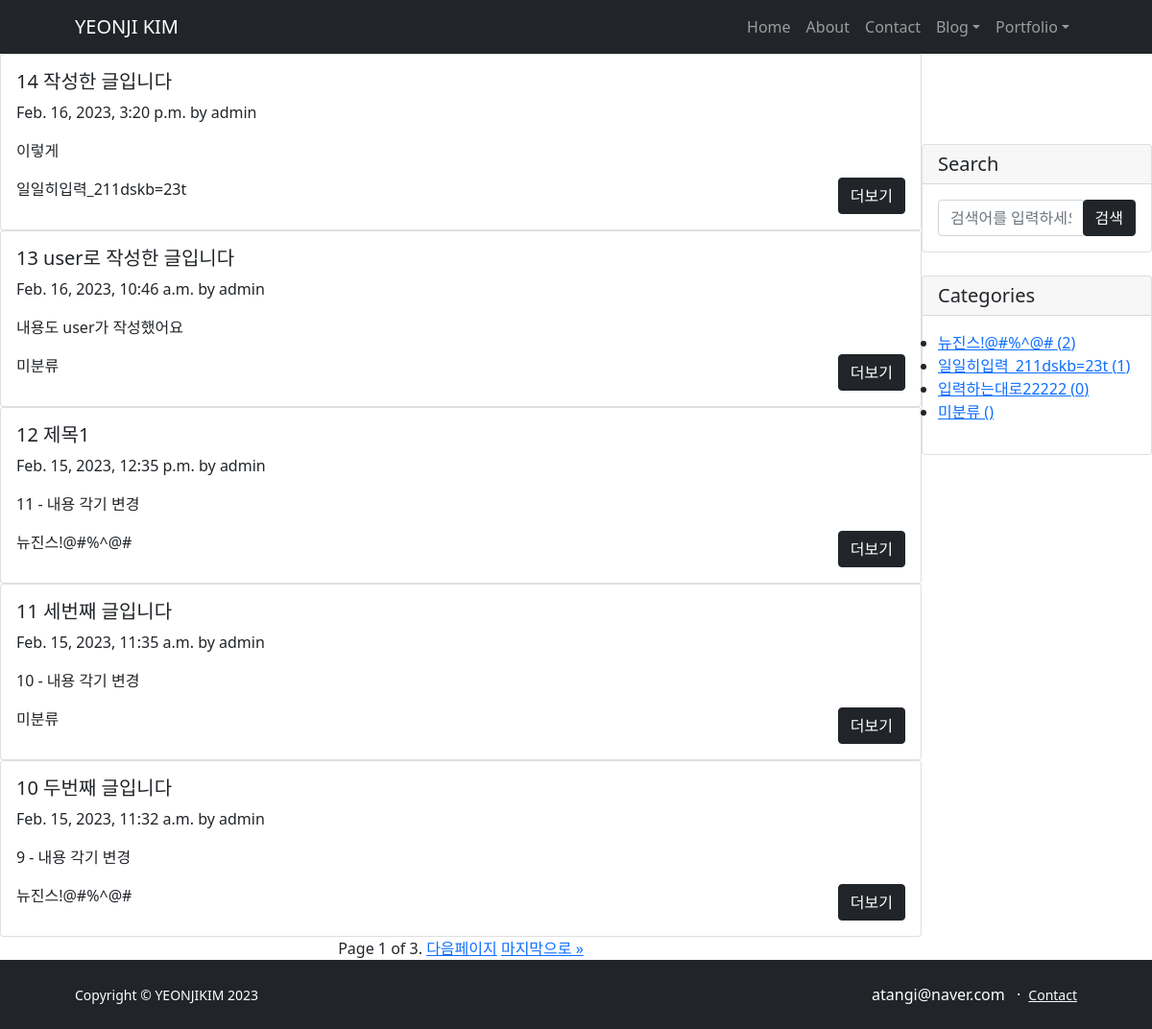
The app's page /post_list/, older data.
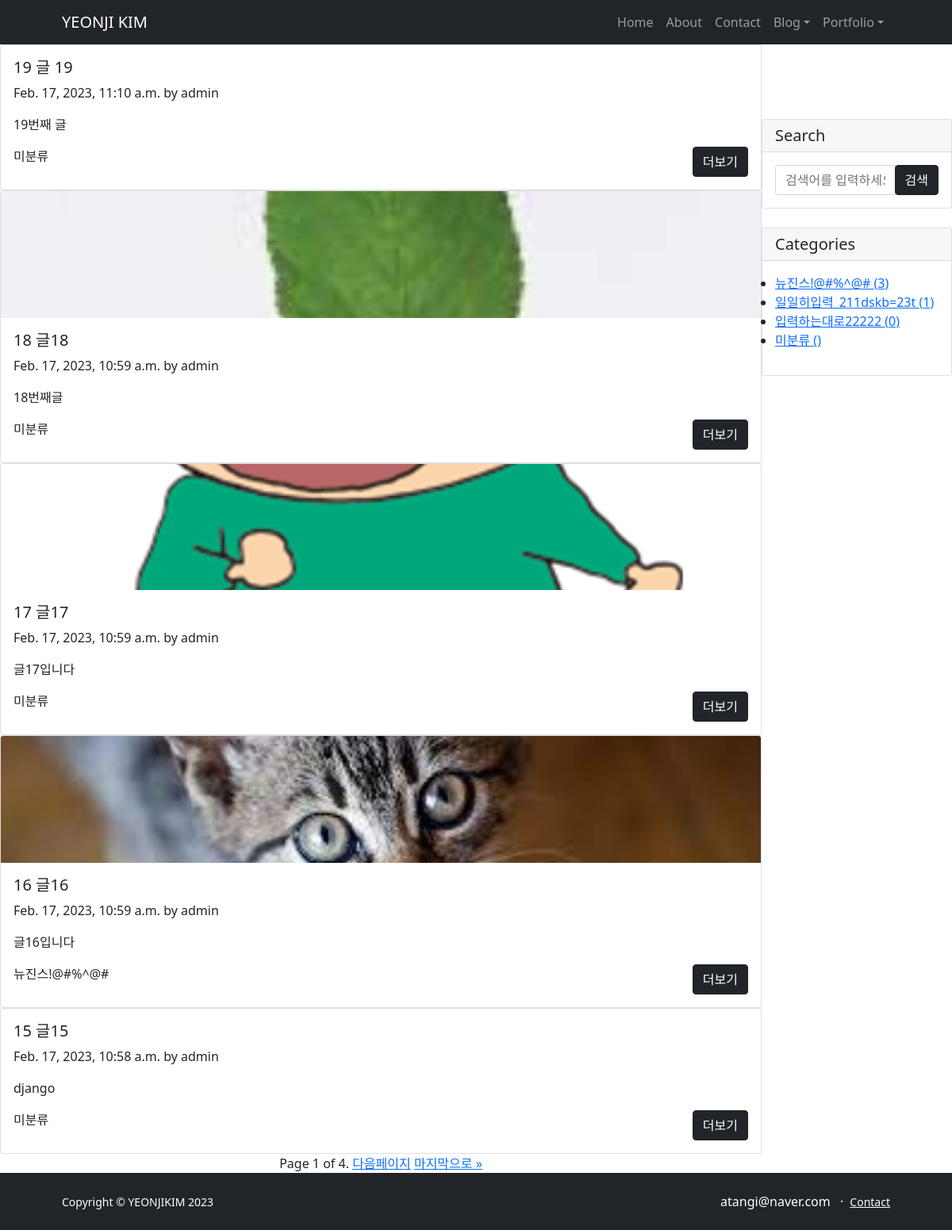
The same page, newer data.
### blog/models.py (models this page shows, shortened)
class Post(models.Model):
    title = models.CharField(max_length=50)
    content = models.TextField()
    header_img = models.ImageField(upload_to='blog/images/%Y/%m/%d/', blank=True)
    file_upload = models.FileField(upload_to='blog/files/%Y/%m/%d/', blank=True)
    created_at = models.DateTimeField(auto_now_add=True)  # 아예 값 자체가 지금 시간으로 입력되어 들어감(우리가 변경할 필요 없음)
    updated_at = models.DateTimeField(auto_now=True)  # 값을 변경할 수 있음. default 값으로 현재시간이 찍혀있음
    author = models.ForeignKey(User, on_delete=models.SET_NULL, null=True)
    category = models.ForeignKey(Category, on_delete=models.SET_NULL, null=True, blank=True)
    tag = models.ManyToManyField(Tag, blank=True)

class Category(models.Model):
    categoryName = models.CharField(max_length=30, unique=True)
    slug = models.SlugField(max_length=30, unique=True, allow_unicode=True)
    def __str__(self):
        return self.categoryName
    def get_absolute_url(self):
        return f'/blog/category/{self.slug}/'
    class Meta:
        verbose_name_plural = 'categories'

### blog/views.py (the view)
# urls.py: path('post_list/', views.PostList.as_view(), name="post_list"), # '' : blog 뒤에 달린 주소가 없음을 의미함
class PostList(ListView):  # post_list 라고 생긴 template과 model을 조합합니다.
    model = Post
    ordering = '-pk'
    paginate_by = 5 # n개씩 잘라서 data(record)를 전송해주는 속성. views.py에서도, urls.py도 줄 수 있습니다
    paginate_orphans = 2 # 자투리 101개 있음 -> 5개씩 값을 꺼내오면 마지막 남는 1개(orphan)가 있음...
    context_object_name = 'posts'
    def get_context_data(self, **kwargs): # 함수의 파라미터를 개수 안 정해서 k-v 순으로 만들어 보내겠다
        context = super(PostList, self).get_context_data(**kwargs)
        context['first_post'] = Post.objects.all().last() # first_post라는 이름으로 하나 더 값을 만들어서 전달할게요
        context['categories'] = Category.objects.all()
        return context

### blog/templates/blog/post_list.html (shortened to what this page needs)
{% extends 'blog/base.html' %}
{% block page_area %}
{% load static %}
<body>
  <div class="post_list_main d-flex justify-content-between">
    <div class="post_list_board">
    {% for post in posts %}
    <div class="card" style="width: 60rem;">
        {% if post.header_img %}
        <img src="{{ post.header_img.url }}" class="card-img-top" alt="...">
        {% endif %}
        <div class="card-body">
          <h5 class="card-title">{{post.pk }} {{ post.title }} </h5>
          <p class="card-text">{{ post.created_at }} by {{ post.author }}</p>
          <p class="card-text">{{ post.content }}</p>
          <div class="card-last-line d-flex justify-content-between">
            <span>
          {% if post.category %}
              {{ post.category }}
          {% else %}
              미분류
          {% endif %} </span>
            <a href="#" class="btn btn-dark">더보기</a>
          </div>
        </div>
      </div>
    {% endfor %}
    <div class="pagination d-flex justify-content-center">
        <span class="step-links">
            <span class="current">
                Page {{ page_obj.number }} of {{ page_obj.paginator.num_pages }}.
            </span>
            {% if page_obj.has_next %}
                <a href="?page={{ page_obj.next_page_number }}">다음페이지</a>
                <a href="?page={{ page_obj.paginator.num_pages }}">마지막으로 &raquo;</a>
            {% endif %}
        </span>
    </div>
    </div>
    <div class="post_list_widget">
    {% include 'blog/search_widget.html' %}
    </div>
  </div>
    {% endblock %}

### blog/templates/blog/base.html (shortened to what this page needs)
<!DOCTYPE html>
{% load static %}
<html lang="en">
    <head>
        <link href="https://cdn.jsdelivr.net/npm/bootstrap-icons@1.5.0/font/bootstrap-icons.css" rel="stylesheet" />
        <link href="{% static 'blog/css/styles.css' %}" rel="stylesheet" />
    </head>
    <body class="d-flex flex-column">
        <main class="flex-shrink-0">
            {% include 'blog/navbar.html' %}
            {% block page_area %}{% endblock %}
        </main>
            {% include 'blog/footer.html' %}
    </body>
</html>

### blog/templates/blog/navbar.html (shortened to what this page needs)
            <nav class="navbar navbar-expand-lg navbar-dark bg-dark sticky-top">
                <div class="container px-5">
                    <a class="navbar-brand" href="http://localhost:8000/blog/">YEONJI KIM</a>
                    <div class="collapse navbar-collapse" id="navbarSupportedContent">
                        <ul class="navbar-nav ms-auto mb-2 mb-lg-0">
                            <li class="nav-item"><a class="nav-link" href="{% url 'blog:home' %}">Home</a></li>
                            <li class="nav-item"><a class="nav-link" href="{% url 'blog:about_me' %}">About</a></li>
                            <li class="nav-item"><a class="nav-link" href="{% url 'blog:contact' %}">Contact</a></li>
                            <li class="nav-item dropdown">
                                <a class="nav-link dropdown-toggle" id="navbarDropdownBlog" href="#" role="button" data-bs-toggle="dropdown" aria-expanded="false">Blog</a>
                            </li>
                            <li class="nav-item dropdown">
                                <a class="nav-link dropdown-toggle" id="navbarDropdownPortfolio" href="#" role="button" data-bs-toggle="dropdown" aria-expanded="false">Portfolio</a>
                            </li>
                        </ul>
                    </div>
                </div>
            </nav>

### blog/templates/blog/search_widget.html (shortened to what this page needs)
<div style="top:150px" class="col sticky-top">
    <div class="card my-4">
        <h5 class="card-header">Search</h5>
        <div class="card-body">
            <div class="input-group">
                <input type="text" class="form-control" placeholder="검색어를 입력하세요" id="search-input">
                <span class="input-group-btn">
                        <button class="btn btn-dark" type="button" onclick="searchPost();">검색</button>
                    </span>
            </div>
        </div>
    </div>
    <div class="card my-4" id="categories-card">
        <h5 class="card-header">Categories</h5>
        <div class="card-body">
            <div class="row">
                <ul>
                    {% for category in categories %}
                        <li>
                            <a href="{{ category.get_absolute_url }}">{{ category }} ({{ category.post_set.count }})</a>
                        </li>
                    {% endfor %}
                    <li>
                        <a href="/blog/category/no_category/">미분류 ({{ no_category_post_count }})</a>
                    </li>
                </ul>
            </div>
        </div>
    </div>
</div>

### blog/templates/blog/footer.html
      <footer class="bg-dark py-4 mt-auto">
        <div class="container px-5">
            <div class="row align-items-center justify-content-between flex-column flex-sm-row">
                <div class="col-auto"><div class="small m-0 text-white">Copyright &copy; YEONJIKIM 2023</div></div>
                <div class="col-auto">
                    <span class="text-white mx-1">atangi@naver.com</span>
                    <span class="text-white mx-1">&middot;</span>
                    <a class="link-light small" href="mailto:atangi@naver.com">Contact</a>
                </div>
            </div>
        </div>
    </footer>

### blog/templates/blog/post_list.html (style rules this page uses)
.card img { aspect-ratio: 6/1; object-fit: cover; }

Row changes from the older to the newer data that the page shows:
no longer on this page (row unchanged): Post: pk "14", title "작성한 글입니다", created_at "Feb. 16, 2023, 3:20 p.m.", author "admin", content "이렇게", category "일일히입력_211dskb=23t"
no longer on this page (row unchanged): Post: pk "13", title "user로 작성한 글입니다", created_at "Feb. 16, 2023, 10:46 a.m.", author "admin", content "내용도 user가 작성했어요", shows "미분류"
no longer on this page (row unchanged): Post: pk "12", title "제목1", created_at "Feb. 15, 2023, 12:35 p.m.", author "admin", content "11 - 내용 각기 변경", category "뉴진스!@#%^@#"
no longer on this page (row unchanged): Post: pk "11", title "세번째 글입니다", created_at "Feb. 15, 2023, 11:35 a.m.", author "admin", content "10 - 내용 각기 변경", shows "미분류"
no longer on this page (row unchanged): Post: pk "10", title "두번째 글입니다", created_at "Feb. 15, 2023, 11:32 a.m.", author "admin", content "9 - 내용 각기 변경", category "뉴진스!@#%^@#"
added Post: pk "19", title "글 19", created_at "Feb. 17, 2023, 11:10 a.m.", author "admin", content "19번째 글", shows "미분류"
added Post: header_img (picture), pk "18", title "글18", created_at "Feb. 17, 2023, 10:59 a.m.", author "admin", content "18번째글", shows "미분류"
added Post: header_img (picture), pk "17", title "글17", created_at "Feb. 17, 2023, 10:59 a.m.", author "admin", content "글17입니다", shows "미분류"
added Post: header_img (picture), pk "16", title "글16", created_at "Feb. 17, 2023, 10:59 a.m.", author "admin", content "글16입니다", category "뉴진스!@#%^@#"
added Post: pk "15", title "글15", created_at "Feb. 17, 2023, 10:58 a.m.", author "admin", content "django", shows "미분류"
computed for Category "뉴진스!@#%^@#": post_set.count "2" → "3"
Text that changed along with them:
{{ page_obj.paginator.num_pages }}: "3" → "4"
